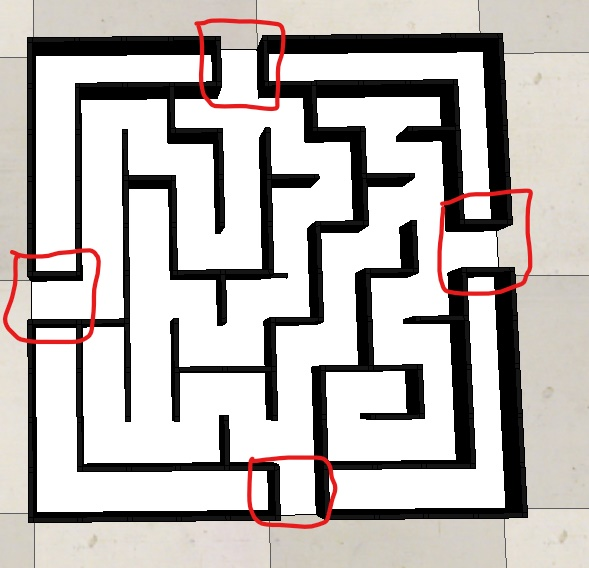
#> input picture task_1b_detect_and_encode_maze/test_cases/Inked1_capture_LI.jpg, 589 x 568 px
$ python -i task_1b.py   (imports and definitions only)
#> lines starting #> are read from the running program, lines starting #| are printed output that depends on the picture; after the words box and inside, x2 and y2 are one past the last pixel; in counts of white or black regions, pixels touching at a corner belong together
#> further down, picture is the input picture: shape (568, 589, 3); mean B, G, R 182.9, 185.6, 190.4
'''
*****************************************************************************************
*
*        		===============================================
*           		Nirikshak Bot (NB) Theme (eYRC 2020-21)
*        		===============================================
*
*  This script is to implement Task 1B of Nirikshak Bot (NB) Theme (eYRC 2020-21).
*
*  This software is made available on an "AS IS WHERE IS BASIS".
*  Licensee/end user indemnifies and will keep e-Yantra indemnified from
*  any and all claim(s) that emanate from the use of the Software or
*  breach of the terms of this agreement.
*
*  e-Yantra - An MHRD project under National Mission on Education using ICT (NMEICT)
*
*****************************************************************************************
'''

# Team ID:			[2139]
# Author List:		[Yash Varshney]
# Filename:			task_1b.py
# Functions:		applyPerspectiveTransform, detectMaze, writeToCsv
# 					[ Comma separated list of functions in this file ]
# Global variables:
# 					[ List of global variables defined in this file ]


####################### IMPORT MODULES #######################
## You are not allowed to make any changes in this section. ##
## You have to implement this task with the three available ##
## modules for this task (numpy, opencv, csv)               ##
##############################################################
import numpy as np
import cv2 as cv
import csv
##############################################################


################# ADD UTILITY FUNCTIONS HERE #################
## You can define any utility functions for your code.      ##
## Please add proper comments to ensure that your code is   ##
## readable and easy to understand.                         ##
##############################################################


##############################################################


def applyPerspectiveTransform(input_img):
    """
    Purpose:
    ---
    takes a maze test case image as input and applies a Perspective Transfrom on it to isolate the maze

    Input Arguments:
    ---
    `input_img` :   [ numpy array ]
            maze image in the form of a numpy array

    Returns:
    ---
    `warped_img` :  [ numpy array ]
            resultant warped maze image after applying Perspective Transform

    Example call:
    ---
    warped_img = applyPerspectiveTransform(input_img)
    """

    warped_img = None

    ##############	ADD YOUR CODE HERE	##############
    # Conversion into GrayScale
    gray = cv.cvtColor(input_img, cv.COLOR_BGR2GRAY)
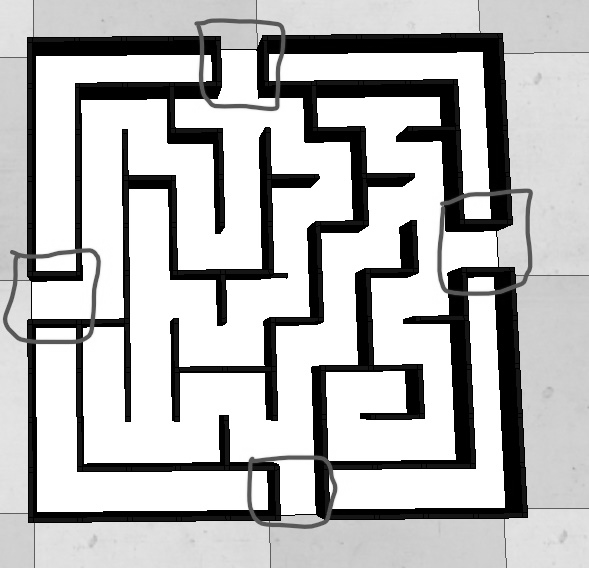
#> gray: shape (568, 589); min 0, max 255, mean 186.8

    # Applying Gaussian Blur
    gray = cv.GaussianBlur(gray, (5, 5), 2)
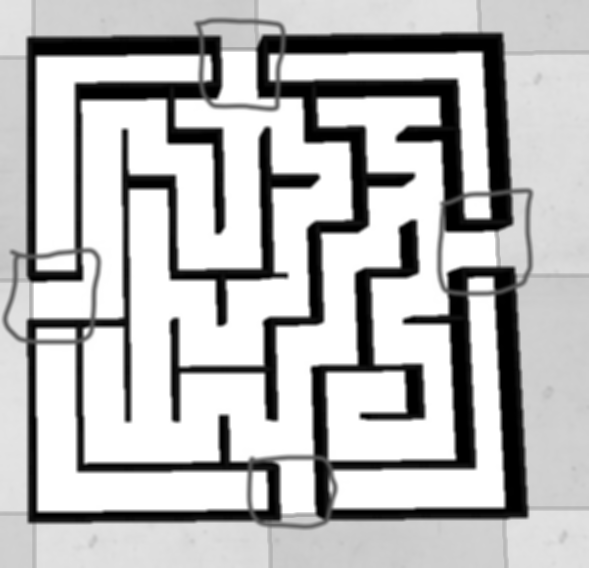
#> gray: shape (568, 589); min 0, max 255, mean 186.8

    # Applying Canny Edge Detection
    edged = cv.Canny(gray, 50, 200)
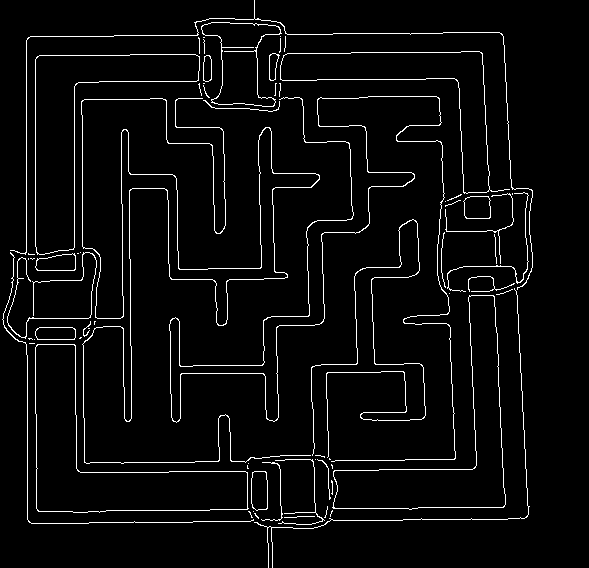
#> edged: shape (568, 589); 4.1% white in thin lines or dots

    # Finding Contours
    cnts = cv.findContours(
        edged.copy(),
        cv.RETR_LIST,
        cv.CHAIN_APPROX_SIMPLE)[0]
#> cnts = 80 contours, 51 with area under 20; largest, box (x1, y1, x2, y2) and area: (35, 344, 249, 513) 13264, (35, 344, 248, 513) 13256, (332, 295, 506, 510) 11022, (333, 295, 506, 510) 11010, (35, 54, 200, 255) 10982

    # Sorting the Contours in decreasing order because Square containing the
    # Maze is largest
    cnts = sorted(cnts, key=cv.contourArea, reverse=True)

    # Looping through the Contours and approxing Contours
    for c in cnts:
        peri = cv.arcLength(c, True)
        approx = cv.approxPolyDP(c, 0.05 * peri, True)
        # 0.02

    # If length is 4 then it is ROI
        if len(approx) == 4:
            screenCnt = approx
            break
#> this loop made 1 pass
#> (peri, screenCnt) on pass 1: (754.5, [[36, 345], [38, 511], [248, 508], [80, 472]])

    # Reshaping Contours for further use
    pts = screenCnt.reshape(4, 2)
#> pts = [[36, 345], [38, 511], [248, 508], [80, 472]]

    # creating Array of Zero of Size(4,2)
    rect = np.zeros((4, 2), dtype="float32")

    # Ordering of points in Clockwise manner

    s = pts.sum(axis=1)
#> s = [381, 549, 756, 552]
    rect[0] = pts[np.argmin(s)]
    rect[2] = pts[np.argmax(s)]

    diff = np.diff(pts, axis=1)
#> diff = [309, 473, 260, 392]
    rect[1] = pts[np.argmin(diff)]
    rect[3] = pts[np.argmax(diff)]
    (tl, tr, br, bl) = rect

    # Finding Maximum width

    widthA = np.sqrt(((br[0] - bl[0]) ** 2) + ((br[1] - bl[1]) ** 2))
    widthB = np.sqrt(((tr[0] - tl[0]) ** 2) + ((tr[1] - tl[1]) ** 2))
    maxWidth = max(int(widthA), int(widthB))

    # Findinf Maximum height

    heightA = np.sqrt(((tr[0] - br[0]) ** 2) + ((tr[1] - br[1]) ** 2))
    heightB = np.sqrt(((tl[0] - bl[0]) ** 2) + ((tl[1] - bl[1]) ** 2))
    maxHeight = max(int(heightA), int(heightB))

    # Destination Array of ROI

    dst = np.array([[0, 0], [maxWidth - 1, 0], [maxWidth - 1,
                                                maxHeight - 1], [0, maxHeight - 1]], dtype="float32")

    # Applying perspective transform
    M = cv.getPerspectiveTransform(rect, dst)

    # Finally the warped image
    warped_img = cv.warpPerspective(input_img, M, (maxWidth, maxHeight))
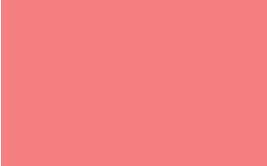
#> warped_img: shape (166, 267, 3); mean B, G, R 128.5, 126.5, 245

    ##################################################

    return warped_img


# [145 lines left out: functions detectMaze, writeToCsv, not called in this run]


# NOTE:	YOU ARE NOT ALLOWED TO MAKE ANY CHANGE TO THIS FUNCTION
#
# Function Name:    main
#        Inputs:    None
#       Outputs:    None
#       Purpose:    This part of the code is only for testing your solution. The function first takes 'maze00.jpg'
# 					as input, applies Perspective Transform by calling applyPerspectiveTransform function,
# 					encodes the maze input in form of 2D array by calling detectMaze function and writes this data to csv file
# 					by calling writeToCsv function, it then asks the user whether to repeat the same on all maze images
# 					present in 'test_cases' folder or not. Write your solution ONLY in the space provided in the above
# 					applyPerspectiveTransform and detectMaze functions.


# [103 lines not run here, left out]

>>> import cv2
>>> picture = cv2.imread('../task_1b_detect_and_encode_maze/test_cases/Inked1_capture_LI.jpg')
>>> result = applyPerspectiveTransform(picture)
